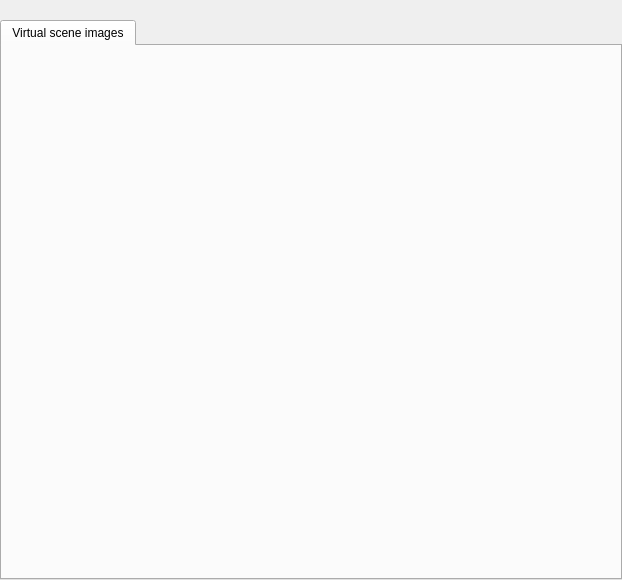
<?xml version="1.0" encoding="UTF-8"?>
<ui version="4.0">
 <class>CameraPage</class>
 <widget class="QWidget" name="CameraPage">
  <property name="geometry">
   <rect>
    <x>0</x>
    <y>0</y>
    <width>622</width>
    <height>580</height>
   </rect>
  </property>
  <property name="windowTitle">
   <string>Form</string>
  </property>
  <widget class="QTabWidget" name="tabWidget">
   <property name="geometry">
    <rect>
     <x>0</x>
     <y>20</y>
     <width>622</width>
     <height>560</height>
    </rect>
   </property>
   <property name="styleSheet">
    <string notr="true"/>
   </property>
   <property name="currentIndex">
    <number>0</number>
   </property>
   <widget class="CameraVirtualSceneSubpage" name="virtualScene">
    <attribute name="title">
     <string>Virtual scene images</string>
    </attribute>
   </widget>
  </widget>
 </widget>
 <customwidgets>
  <customwidget>
   <class>CameraVirtualSceneSubpage</class>
   <extends>QWidget</extends>
   <header>android/skin/qt/extended-pages/camera-virtualscene-subpage.h</header>
   <container>1</container>
  </customwidget>
 </customwidgets>
 <resources>
  <include location="../resources.qrc"/>
 </resources>
 <connections/>
</ui>
